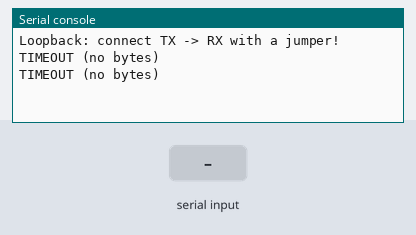
Recording of a program running on a simulated ESP32 board running MicroPython. Parts: the last lines printed to the serial console. Inputs (shaded band) come from the test bench.

Above: at 1.2 s.
1.3 s: "1" received over the second serial link
At 2.0 s:
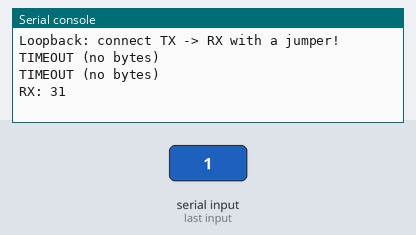
2.9 s: "0" received over the second serial link
At 3.7 s:
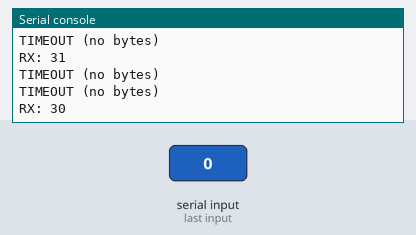
4.4 s: "2" received over the second serial link
At 5.1 s:
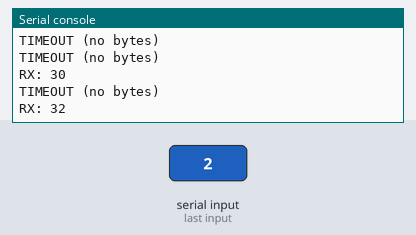

The program:

trs_midi_out_in_debug.py
```python
# This is a test where you connect the trs midi in to midi out. And see if
# the sent bytes are received back. We can do this via 3.5mm stereo cable via the midi perfboard or
# by wiring TX->RX directly with a jumper cable.

from machine import UART, Pin
import time

TX_PIN = 37   # your TX
RX_PIN = 1   # your RX
UART_ID = 1

uart = UART(UART_ID, baudrate=31250, bits=8, parity=None, stop=1,
            tx=Pin(TX_PIN, Pin.OUT), rx=Pin(RX_PIN, Pin.IN))

# debug pin to see that code is actually sending
#DBG = Pin(2, Pin.OUT)  # change to any LED pin you have, or ignore

TEST = b"\x90\x3C\x64\x80\x3C\x00"

def read_some(timeout_ms=200):
    deadline = time.ticks_add(time.ticks_ms(), timeout_ms)
    buf = bytearray()
    while time.ticks_diff(deadline, time.ticks_ms()) > 0:
        if uart.any():
            chunk = uart.read()
            if chunk:
                buf.extend(chunk)
                break
        time.sleep_ms(1)
    return bytes(buf) if buf else None

print("Loopback: connect TX -> RX with a jumper!")

while True:
    #DBG.value(1)
    uart.write(TEST)
    #DBG.value(0)

    got = read_some(200)
    if got:
        print("RX:", " ".join(f"{b:02X}" for b in got))
    else:
        print("TIMEOUT (no bytes)")
    time.sleep_ms(500)
```

Measured:
- after the input at 1.3 s, the serial console: prints a new line after 0.10 s (image 1)
- after the input at 2.9 s, the serial console: prints a new line after 0.40 s (image 2)
- after the input at 4.4 s, the serial console: prints a new line after 0.10 s (image 3)
